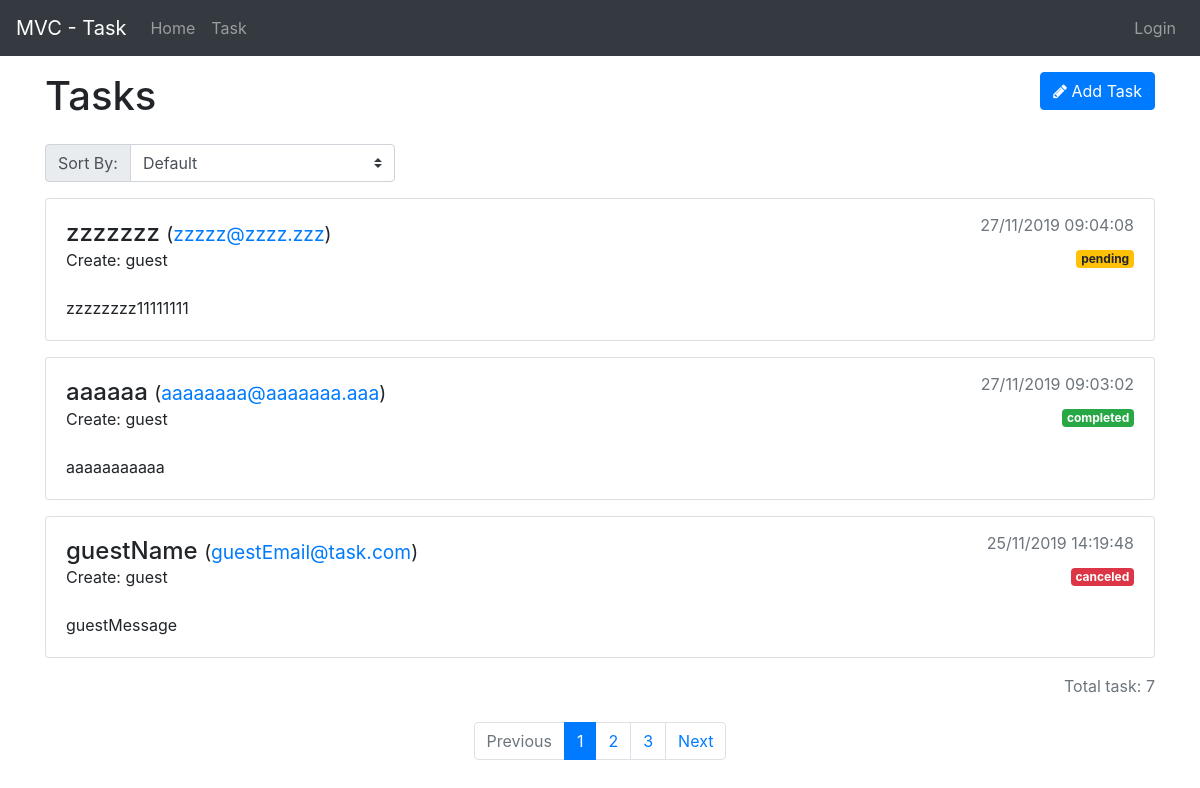
The page /tasks on the database its author committed.
### tables this page shows
CREATE TABLE IF NOT EXISTS `tasks` (
  `id` int(11) NOT NULL,
  `user_id` int(11) NOT NULL,
  `name` varchar(25) NOT NULL,
  `body` text NOT NULL,
  `email` varchar(25) NOT NULL,
  `state` int(11) NOT NULL,
  `created_at` timestamp NOT NULL DEFAULT CURRENT_TIMESTAMP
);

CREATE TABLE IF NOT EXISTS `role` (
  `id` int(11) NOT NULL,
  `name` varchar(32) NOT NULL
);

CREATE TABLE IF NOT EXISTS `task_state` (
  `id` int(11) NOT NULL,
  `name` varchar(25) NOT NULL
);

### app/controllers/Tasks.php (called while the page is built, shortened)
<?php
class Tasks extends Controller
{
	private $limit 	 = 3;
	private $pages;
	private $current_page;
	private $total;
	public function __construct()
	{
		$this->taskModel = $this->model('Task');
	}
	public function index()
	{
		$data['start'] = ($this->current_page - 1) * $this->limit;
		$data['limit'] = $this->limit;
		$tasks = $this->taskModel->getTasks($data);
		$sort = $this->sort();
		$pagination = $this->pagination();
		$allow_edit = (isset($_SESSION['user_id']) && in_array($_SESSION['user_role'], $this->getEditRule())) ? true : false;
		$data = [
			'tasks' => $tasks,
			'pagination' => $pagination,
			'allow_edit' => $allow_edit,
			'sort'		 => $sort
		];
		$this->view('tasks/index', $data);
	}
	private function pageInfo()
	{
		$this->total 	= $this->taskModel->getTotalTask();
		$this->pages 	= ceil($this->total  / $this->limit);
		$this->url_path = $this->parseUrlQuery();
		$num = isset($this->url_path['page']) ? (int) $this->url_path['page'] : 1;
		$this->current_page = max(min($num, $this->pages), 1);
	}
	private function pagination()
	{
		$url = [];
		$pages = [];
		for ($i = 1; $i <= $this->pages; $i++) {
			$url['page'] = $i;
			$pages[$i] = $this->link('mvc/tasks', $url);
		}
		$previous = [];
		if ($this->current_page == 1) {
			$previous['state'] 	= false;
			$url['page'] 		= $this->current_page;
			$previous['link'] 	= $this->link('mvc/tasks', $url);
		} else {
			$previous['state'] 	= true;
			$url['page'] 		= $this->current_page - 1;
			$previous['link'] 	= $this->link('mvc/tasks', $url);
		}
		$next = [];
		if ($this->current_page == $this->pages) {
			$next['state'] 	= false;
			$url['page'] 	= $this->current_page;
			$next['link'] 	= $this->link('mvc/tasks', $url);
		} else {
			$next['state'] 	= true;
			$url['page'] 	= $this->current_page + 1;
			$next['link'] 	= $this->link('mvc/tasks', $url);
		}
		$data = [
			'total' 	=> $this->total,
			'current' 	=> $this->current_page,
			'previous' 	=> $previous,
			'next' 		=> $next,
			'pages' 	=> $pages
		];
		return $data;
	}
	public function sort()
	{
		$filters = [
			['sort' => 't.created_at', 'order' => 'DESC', 'label' => 'Default'],
			['sort' => 't.name', 'order' => 'ASC', 'label' => 'Name (A-Z)'],
			['sort' => 't.name', 'order' => 'DESC', 'label' => 'Name (Z-A)'],
			['sort' => 't.email', 'order' => 'ASC', 'label' => 'Email (A-Z)'],
			['sort' => 't.email', 'order' => 'DESC', 'label' => 'Email (Z-A)'],
			['sort' => 't.state', 'order' => 'ASC', 'label' => 'State (A-Z)'],
			['sort' => 't.state', 'order' => 'DESC', 'label' => 'State (Z-A)'],
		];
		$data = [];
		foreach ($filters as $filter) {
			$label = $filter['label'];
			unset($filter['label']);
			$link = $this->link('mvc/tasks', $filter);
			$data['url'][] = [
				'label' => $label,
				'link' 	=> $link
			];
		}
		return $data;
	}
}

### app/lib/Core.php (called while the page is built, shortened)
<?php
class Core
{
	protected $currentMethod = 'index';
	public function __construct()
	{
		$url = $this->getUrl();
		if (file_exists('../app/controllers/' . ucwords($url[0]) . '.php')) {
			unset($url[0]);
		}
		$this->currentController =  new $this->currentController;
		$this->params = $url ? array_values($url) : [];
		call_user_func_array([$this->currentController, $this->currentMethod], $this->params);
	}
	public function  getUrl()
	{
		if (isset($_GET['url'])) {
			$url = rtrim($_GET['url'], '/');
			$url = filter_var($url, FILTER_SANITIZE_URL);
			$url = explode('/', $url);
			return $url;
		}
	}
}

### public/index.php (called while the page is built, shortened)
<?php
$init = new Core();

### app/lib/Database.php (called while the page is built, shortened)
<?php
class Database
{
	private $host = DB_HOST;
	private $user = DB_USER;
	private $pass = DB_PASS;
	private $charset = DB_CHARSET;
	private $dbname = DB_NAME;
	private $dbh;
	private $stmt;
	public function __construct()
	{
		$dsn = 'mysql:host=' . $this->host . ';charset=' . $this->charset . ';dbname=' . $this->dbname;
		$options = array(
			PDO::ATTR_PERSISTENT => true,
			PDO::ATTR_ERRMODE => PDO::ERRMODE_EXCEPTION,
			PDO::ATTR_DEFAULT_FETCH_MODE => PDO::FETCH_OBJ,
			PDO::ATTR_CASE => PDO::CASE_LOWER
		);
		try {
			$this->dbh = new PDO($dsn, $this->user, $this->pass, $options);
		} catch (PDOException $e) {
			$this->error = $e->getMessage();
			echo $this->error;
		}
	}
	public function query($sql)
	{
		$this->stmt = $this->dbh->prepare($sql);
	}
	public function bind($param, $value, $type = null)
	{
		if (is_null($type)) {
			switch (true) {
				case is_int($value):
					$type = \PDO::PARAM_INT;
					break;
			}
		}
		$this->stmt->bindValue($param, $value, $type);
	}
	public function execute()
	{
		return $this->stmt->execute();
	}
	public function resultSet()
	{
		$this->execute();
		return $this->stmt->fetchAll();
	}
}

### app/models/Task.php (called while the page is built, shortened)
<?php
class Task
{
	private $db;
	public function __construct()
	{
		$this->db = new Database();
	}
	public function getTasks($data = [])
	{
		$sql = "SELECT t.id AS task_id, t.user_id, u.name, u.login, t.name, t.email, t.body, t.state, ts.name AS state_name, t.created_at, r.name AS role
			FROM tasks t
			LEFT JOIN user u ON u.id = t.user_id
			LEFT JOIN user_role ur ON ur.id_user = u.id
			LEFT JOIN role r ON r.id = ur.id_role
			LEFT JOIN task_state ts ON ts.id = t.state";
		$sort_data = array(
			't.name',
			't.email',
			't.state',
			't.created_at'
		);
		if (isset($data['sort']) && in_array($data['sort'], $sort_data)) {
			$sql .= " ORDER BY LCASE(" . $data['sort'] . ")";
		} else {
			$sql .= " ORDER BY t.created_at";
		}
		if (isset($data['order']) && ($data['order'] == 'ASC')) {
			$sql .= " ASC";
		} else {
			$sql .= " DESC";
		}
		$sql .= " LIMIT :start, :limit";
		$this->db->query($sql);
		if (isset($data['start']) || isset($data['limit'])) {
			$this->db->bind(':start', $data['start']);
			$this->db->bind(':limit', $data['limit']);
		}
		return $this->db->resultSet();
	}
	public function getTotalTask()
	{
		$this->db->query('SELECT count(id) FROM tasks');
		$this->db->execute();
		return $this->db->fetchCount();
	}
}

### app/helpers/datetime.php (called while the page is built)
<?php
function helper_format_date($date, $format = APP_DATE_TIME_FORMAT)
{
	return date($format, strtotime($date));
}

### app/views/tasks/index.php (the view, shortened to what this page needs)
<?php require APP_ROOT . '/views/inc/header.php' ?>
<div class="row mb-3">
	<div class="col-md-6">
		<h1>Tasks</h1>
	</div>
	<div class="col-md-6">
		<a href="<?php echo URL_ROOT; ?>/tasks/add" class="btn btn-primary pull-right">
			<i class="fa fa-pencil"></i> Add Task
		</a>
	</div>
</div>
<div class="row">
	<div class="col-md-4">
		<?php require APP_ROOT . '/views/inc/sort.php' ?>
	</div>
</div>
<?php foreach ($data['tasks'] as $task) : ?>
	<div class="card card-body mb-3">
		<div class="card-block">
			<div class="row">
				<div class="col">
					<h4 class="card-title mb-0">
						<?php echo htmlspecialchars($task->name); ?>
						<?php if (!empty($task->email)) : ?> <small>(<a href="mailto:info@lds.ua"><?php echo htmlspecialchars($task->email); ?></a>)</small><?php endif; ?>
					</h4>
					<div class="mb-4">Create: <?php echo $task->role; ?></div>
				</div>
				<div class="col-md-auto text-right">
					<div class="card-subtitle mb-2 text-muted"> <?php echo helper_format_date($task->created_at); ?></div>
					<span class="badge <?php echo (['1' => 'badge-warning', '2' => 'badge-danger', '3' => 'badge-success'])[$task->state]; ?>"><?php echo $task->state_name; ?></span>
				</div>
			</div>
			<p class="card-text breakline"><?php echo htmlspecialchars($task->body); ?></p>
		</div>
	</div>
<?php endforeach; ?>
<div class="text-right  text-muted">Total task: <?php echo $data['pagination']['total']; ?></div>
<?php require APP_ROOT . '/views/inc/pagination.php' ?>
<?php require APP_ROOT . '/views/inc/footer.php' ?>

### app/lib/Controller.php (shortened to what this page needs)
<?php
class Controller
{
	public function model($model)
	{
		return new $model();
	}
	public function view($view, $data = [])
	{
		if (file_exists('../app/views/' . $view . '.php')) {
			require_once('../app/views/' . $view . '.php');
		} else {
			die('View does not exists');
		}
	}
}

### app/views/inc/header.php (shortened to what this page needs)
<!DOCTYPE html>
<html lang="en">
<head>
	<link rel="stylesheet" href="<?php echo URL_ROOT; ?>/css/style.css">
	<link rel="stylesheet" href="https://stackpath.bootstrapcdn.com/bootstrap/4.4.0/css/bootstrap.min.css">
	<link rel="stylesheet" href="https://cdnjs.cloudflare.com/ajax/libs/font-awesome/4.7.0/css/font-awesome.min.css" />
</head>
<body>
	<?php require APP_ROOT . '/views/inc/navbar.php'; ?>
	<div class="container">

### app/views/inc/navbar.php (shortened to what this page needs)
<nav class="navbar navbar-expand-lg navbar-dark bg-dark mb-3">
	<a class="navbar-brand" href="<?php echo URL_ROOT; ?>"><?php echo SITE_NAME; ?></a>
	<div class="collapse navbar-collapse" id="navbarsExampleDefault">
		<ul class="navbar-nav mr-auto">
			<li class="nav-item">
				<a class="nav-link" href="<?php echo URL_ROOT; ?>">Home</a>
			</li>
			<li class="nav-item">
				<a class="nav-link" href="<?php echo URL_ROOT; ?>/tasks">Task</a>
			</li>
		</ul>
		<ul class="navbar-nav mr-right">
			<?php if (isset($_SESSION['user_id'])) : ?>
				<span class="navbar-text pl-5">User logged:</span>
				<li class="nav-item dropdown">
					<a class="nav-link dropdown-toggle" href="#" id="navbarDropdownMenuLink" data-toggle="dropdown" aria-haspopup="true" aria-expanded="false">
						<i class="fa fa-user"></i> <?php echo $_SESSION['user_name']; ?>
					</a>
					<div class="dropdown-menu dropdown-menu-right" aria-labelledby="navbarDropdownMenuLink">
						<a class="dropdown-item" href="<?php echo URL_ROOT; ?>/users/logout"><i class="fa fa-power-off"></i> Logout</a>
					</div>
				</li>
			<?php else : ?>
				<li class="nav-item">
					<a class="nav-link" href="<?php echo URL_ROOT; ?>/users/login">Login</a>
				</li>
			<?php endif; ?>
		</ul>
</nav>

### app/views/inc/sort.php
<div class="input-group mb-3">
	<div class="input-group-prepend">
		<label class="input-group-text" for="inputGroupSelect01">Sort By:</label>
	</div>
	<select class="custom-select" id="sort" onchange="location = this.value;">
		<?php foreach ($data['sort']['url'] as $sort) : ?>
			<option value="<?php echo $sort['link']; ?>" <?php if (isset($data['sort']['current']) &&  $data['sort']['current'] == $sort['link']) {
																	echo 'selected="selected"';
																} ?>>
				<?php echo $sort['label']; ?>
			</option>
		<?php endforeach; ?>
	</select>
</div>

### app/views/inc/pagination.php
<?php if (isset($data['pagination']['total']) && $data['pagination']['total'] > 1) : ?>
	<nav aria-label="Page navigation" class="mt-4">
		<ul class="pagination justify-content-center">
			<li class="page-item <?php if (!$data['pagination']['previous']['state']) : ?> disabled <?php endif; ?>">
				<a class="page-link" href="<?php echo $data['pagination']['previous']['link']; ?>" tabindex="-1" aria-disabled="true">Previous</a>
			</li>
			<?php foreach ($data['pagination']['pages'] as $key => $val) : ?>
				<li class="page-item <?php if ($data['pagination']['current'] == $key) : ?> active <?php endif; ?>"><a class="page-link" href="<?php echo $val ?>"><?php echo $key ?></a></li>
			<?php endforeach; ?>
			<li class="page-item <?php if (!$data['pagination']['next']['state']) : ?> disabled <?php endif; ?>">
				<a class="page-link" href="<?php echo $data['pagination']['next']['link']; ?>">Next</a>
			</li>
		</ul>
	</nav>
<?php endif; ?>

### app/views/inc/footer.php (shortened to what this page needs)
</div>
</body>
</html>

### public/css/style.css (style rules this page uses)
body { background: #fff; }
p.breakline { white-space: pre-wrap; word-break: normal; }

### rows shown on the page
tasks: name "zzzzzzz", email "zzzzz@zzzz.zzz", role.name "guest", created_at "27/11/2019 09:04:08", task_state.name "pending", body "zzzzzzzz11111111"
tasks: name "aaaaaa", email "aaaaaaaa@aaaaaaa.aaa", role.name "guest", created_at "27/11/2019 09:03:02", task_state.name "completed", body "aaaaaaaaaaa"
tasks: name "guestName", email "guestEmail@task.com", role.name "guest", created_at "25/11/2019 14:19:48", task_state.name "canceled", body "guestMessage"

### other values the page prints
SITE_NAME "MVC - Task"
$data['pagination']['total'] "7"
$key "1"
$key "2"
$key "3"
form field value "Default"
